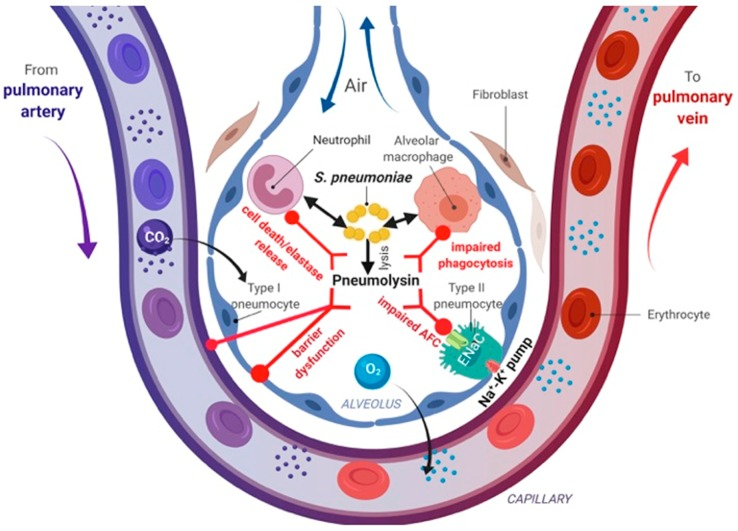
#> input picture img/en2.jpg, 738 x 531 px, found by its file name
$ python thresh.py
#> lines starting #> are read from the running program, lines starting #| are printed output that depends on the picture; after the words box and inside, x2 and y2 are one past the last pixel; in counts of white or black regions, pixels touching at a corner belong together
from PIL import Image
import cv2

def thresh_no(img_path, threshold=100):
    img = Image.open(img_path)
    gray_img = img.convert('L')

    table = []
    for i in range(256):
        if i < threshold:
            table.append(0)
        else:
            table.append(1)

    threshed = gray_img.point(table, '1')
    return threshed


def thresh(img_path, threshold=127):
    img = cv2.imread(img_path, 0)
    gray = cv2.cvtColor(img, cv2.COLOR_BGR2GRAY)

    ret, threshed = cv2.threshold(img, threshold, 255, cv2.THRESH_BINARY)

    return threshold


img_path = r'/mnt/d/111aaa/en2.jpg'
save_path = r'/mnt/d/111aaa/en2_threshed.jpg'

img = cv2.imread(img_path)
#> img is the input picture: shape (531, 738, 3); mean B, G, R 219.1, 209.9, 222.5
gray = cv2.cvtColor(img, cv2.COLOR_BGR2GRAY)
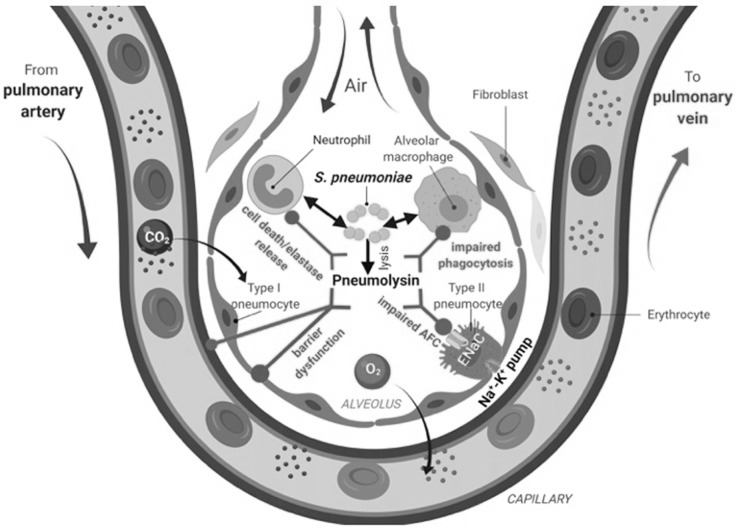
#> gray: shape (531, 738); min 0, max 255, mean 214.7
ret, threshed = cv2.threshold(gray, 188, 255, cv2.THRESH_BINARY)
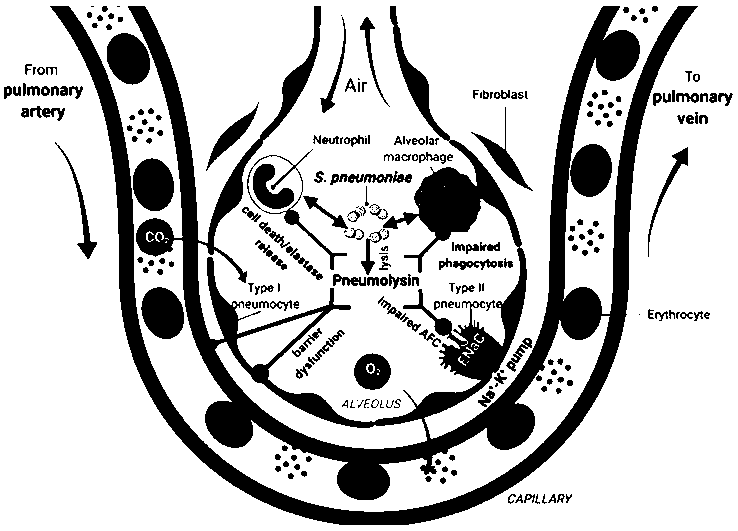
#> threshed: shape (531, 738); 76.8% white; 262 black regions (51 under 20 px), largest, box (x1, y1, x2, y2) and area: (50, 6, 698, 525) 66822, (570, 144, 612, 197) 1728, (107, 33, 150, 85) 1715

cv2.imshow("title", threshed)
cv2.waitKey(0)
cv2.destroyAllWindows()

$ run again, with img/en1.jpg copied over img/en2.jpg
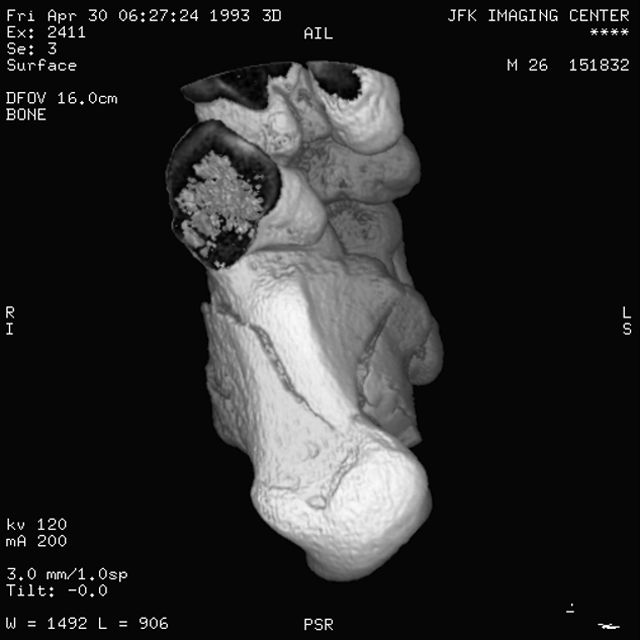
#> input picture img/en1.jpg, 640 x 640 px, found by its file name
#> img is the input picture: shape (640, 640, 3); min 0, max 255, mean 40.6
#> `ret, threshed = cv2.threshold(gray, 188, 255, cv2.THRESH_BINARY)`:
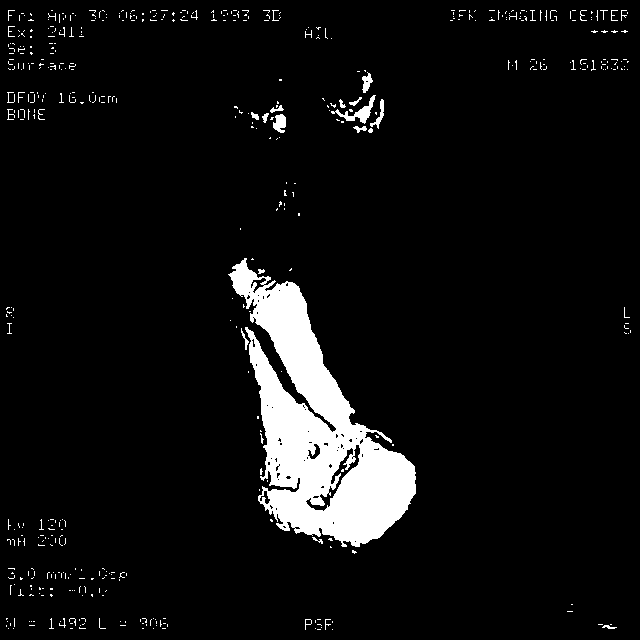
#> threshed: shape (640, 640); 6.5% white; 503 white regions (473 under 20 px), largest, box (x1, y1, x2, y2) and area: (228, 258, 416, 547) 23117, (331, 95, 376, 124) 330, (273, 114, 286, 133) 178

$ run again, with img/zh2.png saved as img/en2.jpg
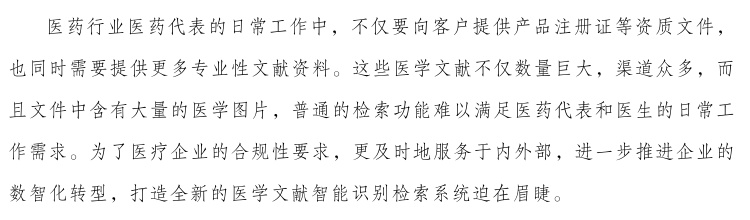
#> input picture img/zh2.png, 750 x 220 px, found by its file name
#> img is the input picture: shape (220, 750, 3); min 0, max 255, mean 243.3
#> `ret, threshed = cv2.threshold(gray, 188, 255, cv2.THRESH_BINARY)`:
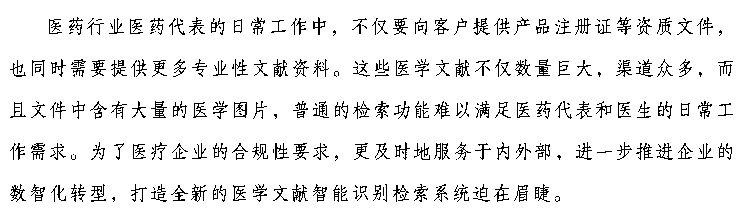
#> threshed: shape (220, 750); 92.7% white; black in thin lines or dots, all inside (x1, y1, x2, y2) = (10, 17, 733, 202)
